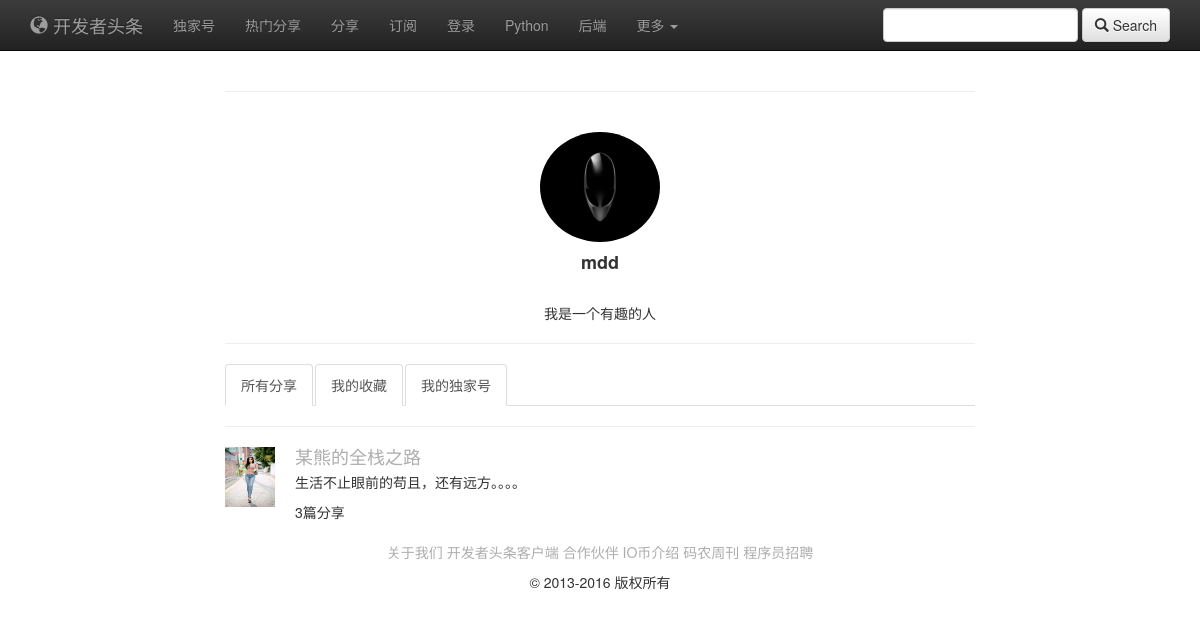
The app's page /user/1/subjects with its own data.
### post/models.py (models this page shows, shortened)
class NewUser(AbstractUser):
    nick_name = models.CharField(max_length=50)
    head_image = models.ImageField(upload_to='photos')
    descriptions = models.CharField(max_length=200, blank=True)

class PublicSignal(models.Model):
    name = models.CharField(max_length=100)
    creator = models.ForeignKey(NewUser)
    created_time = models.DateTimeField(auto_now_add=True)
    head_image = models.ImageField(upload_to='photos')
    desc = models.CharField(max_length=200, blank=True)
    def __unicode__(self):
        return self.name

### post/views.py (the view)
def user_collection_number(request, pk):
    creator = NewUser.objects.get(id=pk)
    collections = PublicSignal.objects.filter(creator=creator)
    context = {'creator': creator, 'collections': collections}
    return render(request, 'usernumber.html', context)

### post/templates/usernumber.html (shortened to what this page needs)
{% extends 'base.html' %}
{% block body %}
                        <div>
                            <p class="text-center">
                                <img class="img-circle" src="{{ creator.head_image.url }}" alt="图片不见了" width="120" height="110">
                            </p>
                            <h4>
                                <p class="text-center">
                                    <strong><span>{{ creator }}</span></strong>
                                </p>
                            </h4>
                            <br>
                          <p class="text-center">
                              <span>{{ creator.descriptions }} </span>
                          </p>
                        </div>
<hr>
<div >
    <ul class="nav nav-tabs">
        <li class="active"><a href="{% url 'userinfo' creator.id %}">所有分享</a></li>
        <li class="active"><a href="{% url 'colls' creator.id %}">我的收藏</a></li>
        <li class="active"><a href="{% url 'user_coll_number' creator.id %}">我的独家号</a></li>
    </ul>
</div>
<hr>
<ul class="media-list">
{% for public_signal in collections %}
  <li class="media">
    <div class="media-left">
        <div class="meida">
            <div class="media-left">
                <a href="#"><img class="media-object" src="{{ public_signal.head_image.url }}" alt="..." width="50" height="60"><br>
                </a>
            </div>
        </div>
    </div>
    <div class="media-body">
        <h4 class="media-heading"><a href="{% url 'publicSignal' public_signal.id %} ">{{ public_signal }}</a></h4>
        <div class="post-content clearfix">
            <p>{{ public_signal.desc }}</p>
            <p>{{ public_signal.article_set.all.count }}篇分享 </p>
        </div>
    </div>
  </li>
{% endfor %}
</ul>
{% endblock %}

### post/templates/base.html (style rules this page uses)
a:link { text-decoration: none; color:#ADADAD; }

### records on screen
NewUser: head_image (picture), username "mdd", descriptions "我是一个有趣的人"
PublicSignal: head_image (picture), name "某熊的全栈之路", desc "生活不止眼前的苟且，还有远方。。。。", article_set.all.count "3"
